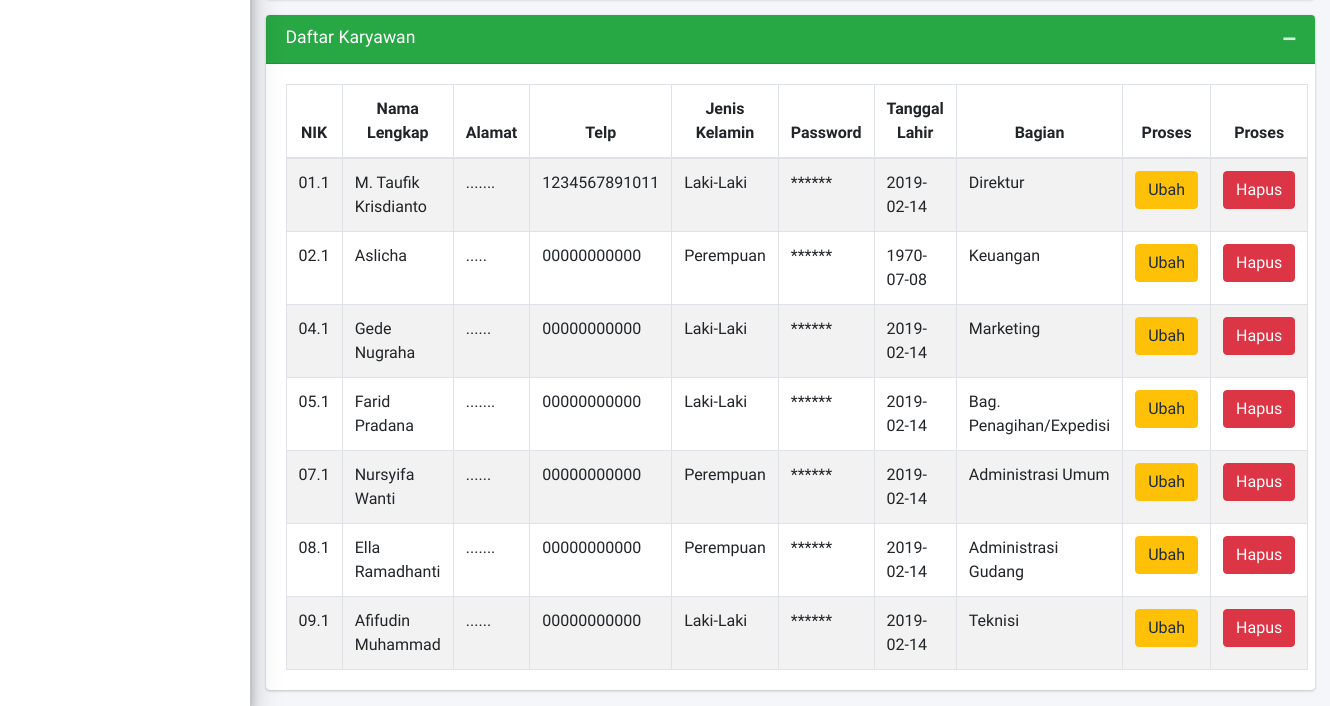
The page /pages/bak/m_karyawan_bak.php (lower part) on the database as committed earlier.
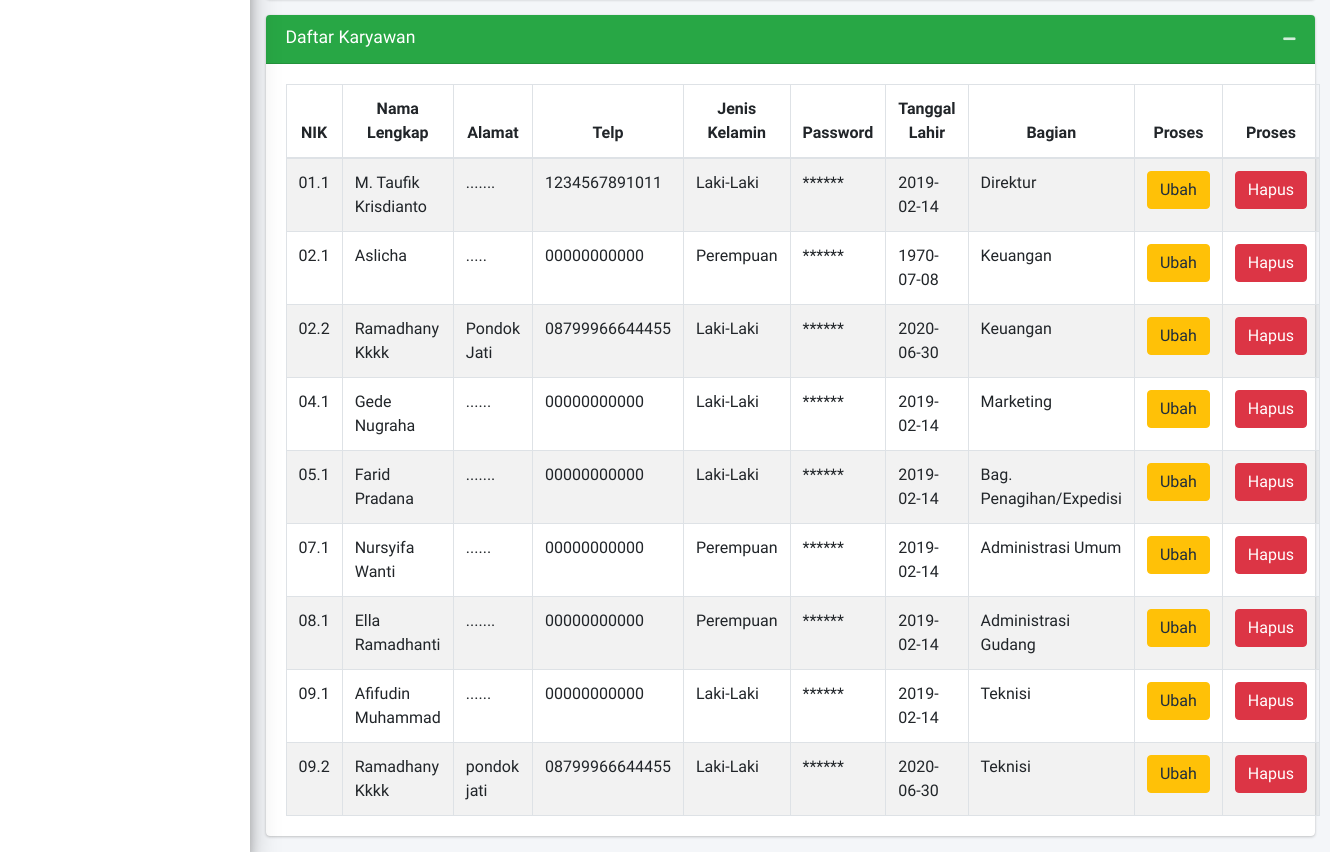
The same page on the database as committed later.
### tables this page shows
CREATE TABLE `master_karyawan` (
  `NIK` varchar(11) NOT NULL,
  `Nama_Lengkap` varchar(100) NOT NULL,
  `Password` varchar(8) NOT NULL,
  `Alamat` varchar(100) NOT NULL,
  `Telp` varchar(25) NOT NULL,
  `Jenis_Kelamin` varchar(12) NOT NULL,
  `Tgl_Lahir` date NOT NULL,
  `Bagian` varchar(50) NOT NULL,
  `Jabatan` varchar(50) NOT NULL,
  `NIKatasan` varchar(11) NOT NULL,
  `foto` varchar(100) NOT NULL
);

### pages/bak/m_karyawan_bak.php (the view, shortened to what this page needs)
<!DOCTYPE html>
<?php
INCLUDE '../config.php';
?>
<html>
<head>
  <link rel="stylesheet" href="../../plugins/fontawesome-free/css/all.min.css">
  <link rel="stylesheet" href="https://code.ionicframework.com/ionicons/2.0.1/css/ionicons.min.css">
  <link rel="stylesheet" href="../../dist/css/adminlte.min.css">
  <link rel="stylesheet" href="../../plugins/select2/css/select2.min.css">
  <link rel="stylesheet" href="../../plugins/select2-bootstrap4-theme/select2-bootstrap4.min.css">
  <link rel="stylesheet" href="../../plugins/datatables-bs4/css/dataTables.bootstrap4.min.css">
  <link rel="stylesheet" href="../../plugins/datatables-responsive/css/responsive.bootstrap4.min.css">
  <link rel="stylesheet" href="../../plugins/toastr/toastr.min.css">
</head>
<body class="hold-transition sidebar-mini">
<div class="wrapper">
  <aside class="main-sidebar sidebar-light-olive elevation-4">
  </aside>
  <div class="content-wrapper">
    <section class="content">
      <div class="container-fluid">
        <div class="row">
          <div class="col-md-12">
            <div class="card card-success">
              <div class="card-header">
                <h3 class="card-title">Daftar Karyawan</h3>
				<div class="card-tools">
				<button type="button" class="btn btn-tool" data-card-widget="collapse"><i class="fas fa-minus"></i></button>
              </div>
              </div>
              <div class="card-body">
                <table width="100%" class="table table-bordered table-striped" id="karyawanlist">
                                <thead>
                                    <tr>
                                        <th style="text-align:center">NIK</th>
                                        <th style="text-align:center">Nama Lengkap</th>
										<th style="text-align:center">Alamat</th>
										<th style="text-align:center">Telp</th>
										<th style="text-align:center">Jenis Kelamin</th>
										<th style="text-align:center">Password</th>
										<th style="text-align:center">Tanggal Lahir</th>
										<th style="text-align:center">Bagian</th>
										<th  style="text-align:center">Proses</th>
										<th  style="text-align:center">Proses</th>
										</tr>
                                </thead>
								<tbody>
                                    <?php
											$sql1 = "SELECT * from Master_Karyawan";
									$result1 = mysqli_query($conn, $sql1);
									if (mysqli_num_rows($result1) > 0) {
										while($row = mysqli_fetch_assoc($result1)) {
											echo "<tr><form action=\"\" method=\"POST\"> <td> <input type=\"hidden\" class=\"form-control\" name=\"nik\" value=\"";
											echo $row["NIK"]; echo "\">"; echo $row["NIK"];
											echo "</td>";
											echo "<td> <input type=\"hidden\" class=\"form-control\" name=\"Nama_Lengkap\" value=\"";
											echo $row["Nama_Lengkap"]; echo "\">"; echo $row["Nama_Lengkap"];
											echo "</td>";
											echo "<td> <input type=\"hidden\" class=\"form-control\" name=\"alamat\" value=\"";
											echo $row["Alamat"];echo "\">";echo $row["Alamat"];
											echo "</td>";
											echo "<td> <input type=\"hidden\" class=\"form-control\" name=\"telp\" value=\"";
											echo $row["Telp"]; echo "\">"; echo $row["Telp"];
											echo "</td>";
											echo "<td> <input type=\"hidden\" class=\"form-control\" name=\"Jenis_Kelamin\" value=\"";
											echo $row["Jenis_Kelamin"]; echo "\">"; echo $row["Jenis_Kelamin"];
											echo "</td>";
											echo "<td> <input type=\"hidden\" class=\"form-control\" name=\"Password\" value=\"";
											echo $row["Password"]; echo "\">"; echo "******";
											echo "</td>";
											echo "<td> <input type=\"hidden\" class=\"form-control\" name=\"lahir\" value=\"";
											echo $row["Tgl_Lahir"]; echo "\">"; echo $row["Tgl_Lahir"];
											echo "</td>";
											echo "<td> <input type=\"hidden\" class=\"form-control\" name=\"Bagian\" value=\"";
											echo $row["Bagian"]; echo "\">"; echo $row["Bagian"];
											echo "</td>";
											echo "<td><input class=\"btn btn-warning\" type=\"submit\" name=\"update\" value=\"Ubah\"></td>";
											echo "<td><input class=\"btn btn-danger\" type=\"submit\" name=\"delete\" value=\"Hapus\"></td>";
											echo "</form></tr>";
										}
									} else {
										echo "0 results";
									}
									?>
              </div>
            </div>
          </div>
        </div>
      </div>
    </section>
  </div>
</div>
</body>
</html>

Rows that differ between the two databases and show on the page:
added master_karyawan: NIK "02.2", Nama_Lengkap "Ramadhany Kkkk", Alamat "Pondok Jati", Telp "08799966644455", Jenis_Kelamin "Laki-Laki", Tgl_Lahir "2020-06-30", Bagian "Keuangan"
added master_karyawan: NIK "09.2", Nama_Lengkap "Ramadhany Kkkk", Alamat "pondok jati", Telp "08799966644455", Jenis_Kelamin "Laki-Laki", Tgl_Lahir "2020-06-30", Bagian "Teknisi"
